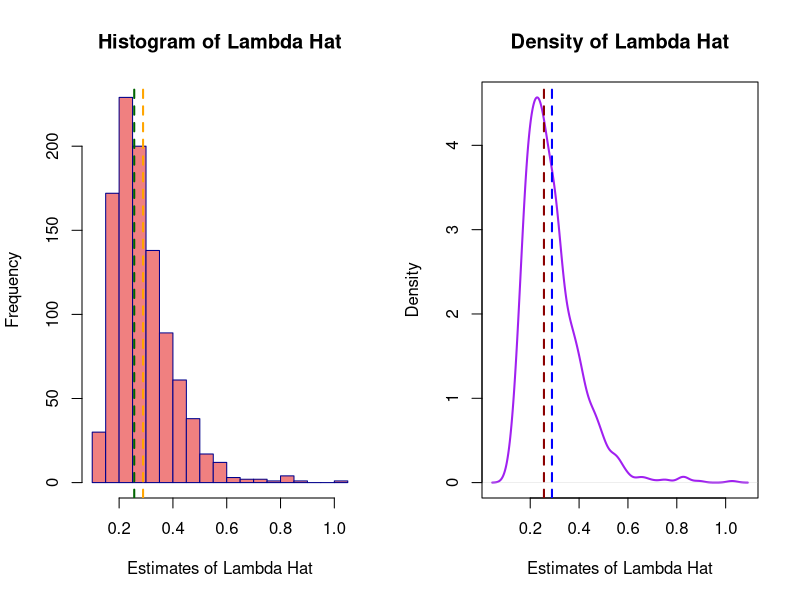

The R source for this figure:

data <- c(2.74, 6.41, 4.96, 1.65, 6.38, 0.19, 0.52, 8.38)
n <- length(data)
x_mean <- mean(data)
l <- 1 / x_mean
cat("λ̂ (Lambda Hat):", l, "\n")
set.seed(123)
b <- 1000
bs_means <- numeric(b)
for (i in 1:b) {
  sample <- rexp(n, rate = l)
  bs_means[i] <- mean(sample)
}
l_star <- 1 / bs_means
l_star_mean <- mean(l_star)
l_star_sd <- sd(l_star)
cat("Sample Mean of λ̂*:", l_star_mean, "\n")
cat("Sample Standard Deviation of λ̂* (σλ̂):", l_star_sd, "\n")
bias <- l_star_mean - l
cat("Bias in λ̂:", bias, "\n")
cat("Uncertainty (σλ̂):", l_star_sd, "\n")
par(mfrow = c(1, 2))
hist(l_star, breaks = 30, main = "Histogram of Lambda Hat", 
     xlab = "Estimates of Lambda Hat", col = "lightcoral", border = "darkblue")
abline(v = l, col = "darkgreen", lwd = 2, lty = 2)
abline(v = l_star_mean, col = "orange", lwd = 2, lty = 2)
plot(density(l_star), main = "Density of Lambda Hat", 
     xlab = "Estimates of Lambda Hat", ylab = "Density", col = "purple", lwd = 2)
abline(v = l, col = "darkred", lwd = 2, lty = 2)
abline(v = l_star_mean, col = "blue", lwd = 2, lty = 2)
